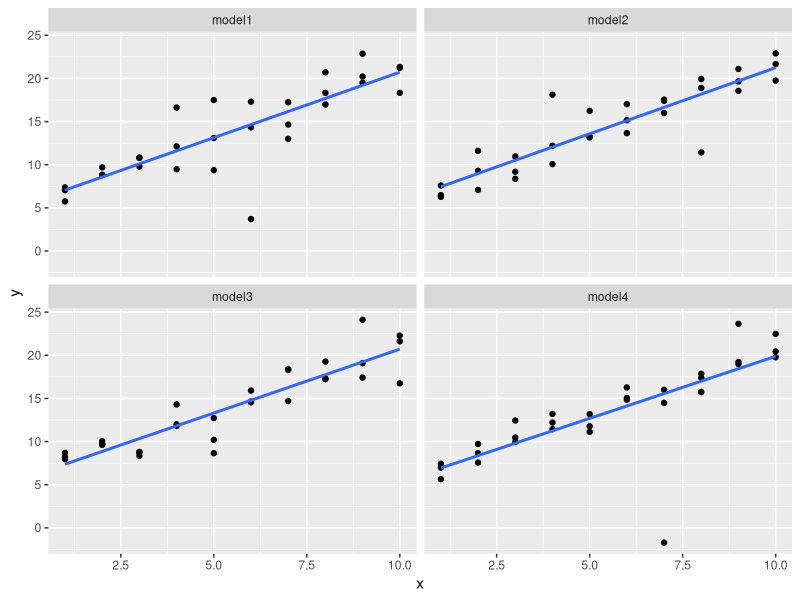
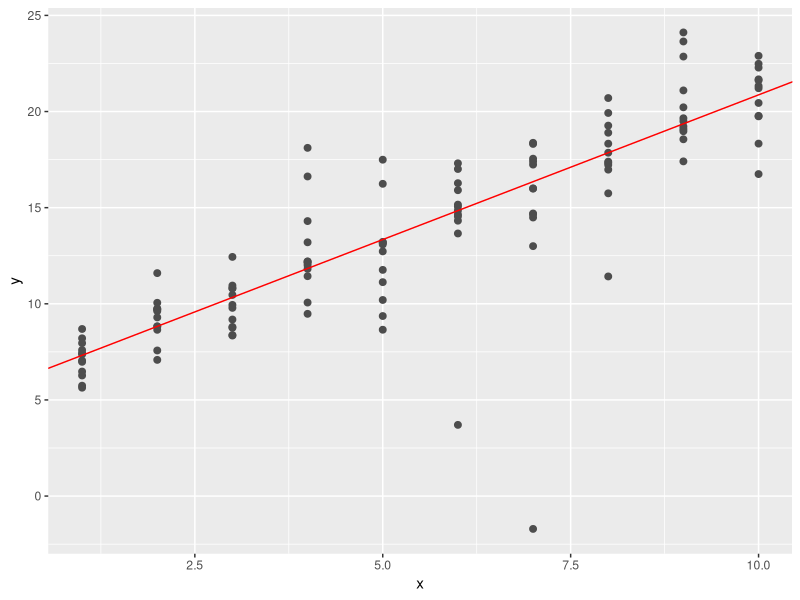
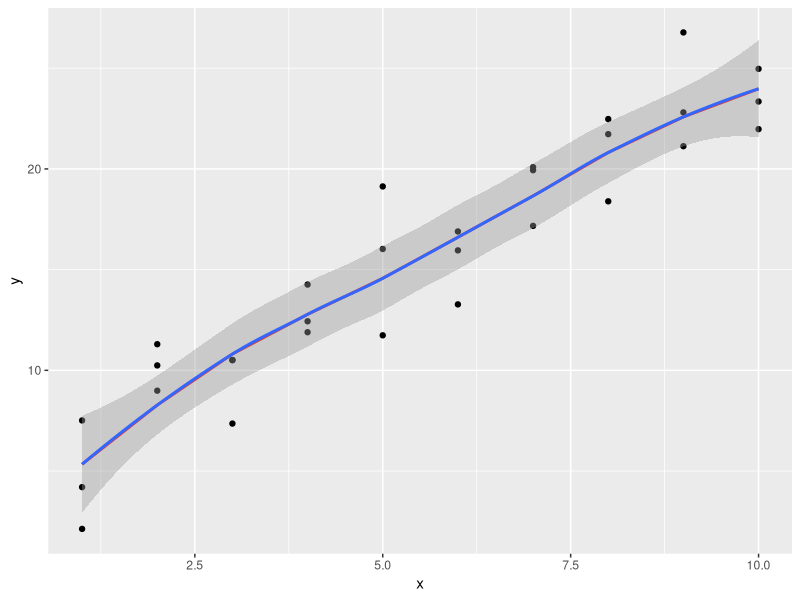
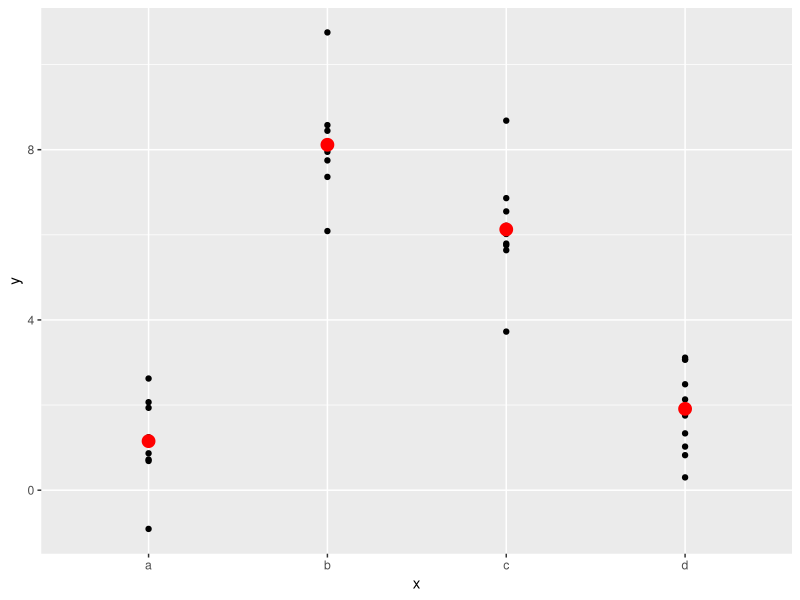

Write R code to recreate these figures, in order.
## ---- chunk 1
knitr::opts_chunk$set(echo = TRUE)
knitr::opts_chunk$set(message = FALSE)
knitr::opts_chunk$set(warning = FALSE)
## ---- chunk 2
library(tidyverse)
## ---- chunk 3

set.seed(20180315)
sim1a <- tibble(
    x = rep(rep(1:10, each = 3), 4),
    y = x * 1.5 + 6 + rt(length(x), df = 2),
    model = rep(c("model1", "model2", "model3", "model4"), each = length(x) / 4)
)

sim1a %>%
  ggplot(aes(x, y)) +
  geom_point() +
  geom_smooth(method = "lm", se = FALSE) +
  facet_wrap(~model)
## ---- chunk 4
library(modelr)

model1 <- function(a, data) {
  a[1] + data$x * a[2]
}

measure_distance <- function(mod, data) {
  diff <- data$y - model1(mod, data)
  mean(abs(diff))
}

best <- optim(c(0, 0), measure_distance, data = sim1a)

ggplot(sim1a, aes(x, y)) + 
  geom_point(size = 2, colour = "grey30") + 
  geom_abline(intercept = best$par[1], slope = best$par[2], color = "red")
## ---- chunk 5

sim1_loess <- loess(y ~ x, data = sim1)

grid <- sim1 %>% 
  data_grid(x) %>% 
  add_predictions(sim1_loess) 

ggplot(sim1, aes(x)) +
  geom_point(aes(y = y)) +
  geom_line(aes(y = pred), data = grid, colour = "red", size = 1) +
  geom_smooth(aes(y = y))

## ---- chunk 6
mod2 <- lm(y ~ x - 1, data = sim2)

grid <- sim2 %>% 
  data_grid(x) %>% 
  add_predictions(mod2)
  
ggplot(sim2, aes(x)) + 
  geom_point(aes(y = y)) +
  geom_point(data = grid, aes(y = pred), colour = "red", size = 4)
## ---- chunk 7
mod1 <- lm(y ~ x1 + x2, data = sim3)
mod2 <- lm(y ~ x1 * x2, data = sim3)




model_matrix(y ~ x1 * x2, data = sim3)


mod1 <- lm(y ~ x1 + x2, data = sim4)
mod2 <- lm(y ~ x1 * x2, data = sim4)
